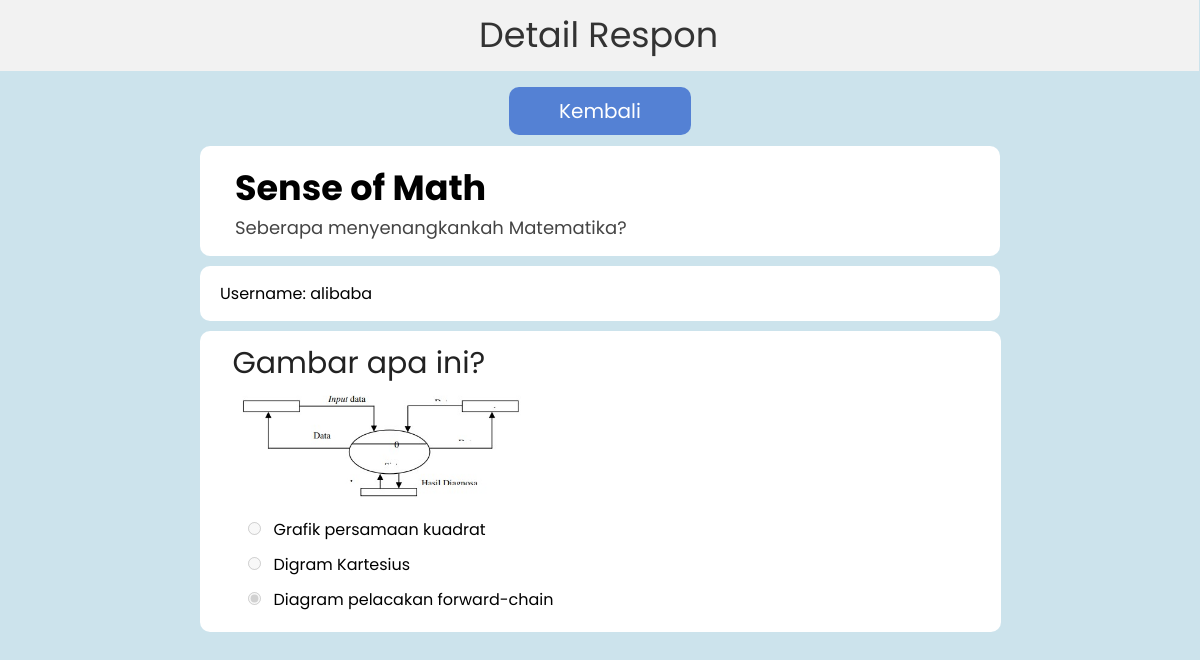
Screenshot of /detail.php?id=18&sid=63 with the database file from the repository.
### tables this page shows
CREATE TABLE `surveys` (
  `id` int(11) NOT NULL AUTO_INCREMENT,
  `user_id` int(11) DEFAULT NULL,
  `title` varchar(100) DEFAULT NULL,
  `description` varchar(500) DEFAULT NULL,
  PRIMARY KEY (`id`),
  KEY `user_id` (`user_id`),
  CONSTRAINT `surveys_ibfk_1` FOREIGN KEY (`user_id`) REFERENCES `users` (`id`)
);

CREATE TABLE `responses` (
  `id` int(11) NOT NULL AUTO_INCREMENT,
  `survey_id` int(11) DEFAULT NULL,
  `username` varchar(100) DEFAULT NULL,
  PRIMARY KEY (`id`),
  KEY `responses_ibfk_1` (`survey_id`),
  CONSTRAINT `responses_ibfk_1` FOREIGN KEY (`survey_id`) REFERENCES `surveys` (`id`) ON DELETE CASCADE
);

CREATE TABLE `questions` (
  `id` int(11) NOT NULL AUTO_INCREMENT,
  `survey_id` int(11) DEFAULT NULL,
  `question` varchar(500) DEFAULT NULL,
  `answer_type` varchar(100) DEFAULT NULL,
  `image` varchar(100) DEFAULT NULL,
  PRIMARY KEY (`id`),
  KEY `questions_ibfk_1` (`survey_id`),
  CONSTRAINT `questions_ibfk_1` FOREIGN KEY (`survey_id`) REFERENCES `surveys` (`id`) ON DELETE CASCADE
);

CREATE TABLE `answer_options` (
  `id` int(11) NOT NULL AUTO_INCREMENT,
  `question_id` int(11) DEFAULT NULL,
  `option` varchar(100) DEFAULT NULL,
  PRIMARY KEY (`id`),
  KEY `answer_options_ibfk_1` (`question_id`),
  CONSTRAINT `answer_options_ibfk_1` FOREIGN KEY (`question_id`) REFERENCES `questions` (`id`) ON DELETE CASCADE
);

### functions.php (called while the page is built, shortened)
<?php
$conn = mysqli_connect("localhost", "root", "", "survei_db");
function query($query) {
    global $conn;
    $result = mysqli_query($conn, $query);
    $rows = [];
    while ($row = mysqli_fetch_assoc($result)) {
        $rows[] = $row;
    }
    return $rows;
}
?>

### detail.php (the view, shortened to what this page needs)
<?php
require "functions.php";
$responseId = $_GET["id"];
$surveyId = $_GET["sid"];
$survey = query("SELECT * FROM surveys WHERE id = $surveyId")[0];
$responden = query("SELECT * FROM responses WHERE id = $responseId")[0];
$questions = query(("SELECT * FROM questions WHERE survey_id = $surveyId"));
$responsesAndAnswers = query("SELECT * FROM responses JOIN answers ON answers.response_id = responses.id WHERE responses.id = $responseId");
$jawabanNo = 0;
?>
<!DOCTYPE html>
<html lang="en">
<head>
    <link rel="stylesheet" type="text/css" href="style.css">
</head>
<body>
    <div class="header">
        <a class="header-judul">Detail Respon</a>
    </div>
    <div class="kontainer-home">
        <a href="response.php?id=<?= $surveyId; ?>" class="btn-basic">Kembali</a>
    </div>
    <div class="kontainer-title">
        <a class="teks-judulfill"><?= $survey["title"]; ?></a> <br>
        <a class="teks-deskfill"><?= $survey["description"]; ?></a>
    </div>
    <div class="kontainer-title">
        <a>Username: <?= $responden["username"]; ?></a>
    </div>
    <?php foreach ($questions as $row): ?>
        <div class="kontainer-surveijawab">
            <a class="teks-pertanyaan"><?= $row["question"]; ?></a> <br>
            <?php
                if ($row["image"] != "") {
            ?>
                    <div>
                        <img src="img/<?= $row["image"]; ?>" alt="" width="300">
                    </div>
            <?php
                }
            ?>
            <?php
                $questionId = $row["id"];
                $shortAnswers = query("SELECT * FROM answer_short WHERE question_id = $questionId");
                $optionAnswers = query("SELECT * FROM answer_options WHERE question_id = $questionId");
                if (count($shortAnswers) != 0) {
            ?>
                   <a class="teks-jawabanshort"><?= $responsesAndAnswers[$jawabanNo]["answer"]; ?></a>
            <?php
                }
                else if (count($optionAnswers) != 0) {
                    foreach ($optionAnswers as $x) {
                        if ($x["option"] == $responsesAndAnswers[$jawabanNo]["answer"]) {
            ?>
                            <span><input type="radio" class="answer-choice-button" name="option" value="<?= $x["option"]; ?>" disabled checked><a class="teks-opsi"><?= $x["option"]; ?></a></span>
            <?php
                        } else {
            ?>
                            <input type="radio" class="answer-choice-button" name="option" value="<?= $x["option"]; ?>" disabled><a class="teks-opsi"><?= $x["option"]; ?></a>
            <?php
                        }
            ?>
                        <br>
            <?php
                    }
                }
                $jawabanNo++;
            ?>
        </div>
    <?php endforeach; ?>
</body>
</html>

### style.css (style rules this page uses)
body { background-color: #cce3ec; font-family: 'Poppins', sans-serif; }
.header { background-color: #f2f2f2; padding: 10px; margin-top: -10px; margin-left: -10px; margin-right: -7px; text-align: center; margin-bottom: 5px; }
.header-judul { font-size: 35px; color: #333; }
.btn-basic { padding: 10px 50px; font-size: 20px; border: 0px; border-radius: 10px; background-color:rgb(84, 129, 212); color: #fff; text-align: center; cursor: pointer; text-decoration: none; }
.answer-choice-button { margin-top: 15px; margin-left: 15px; margin-bottom: 5px; }
.kontainer-home { width: 800px; margin: auto; padding-block: 20px; text-align: center; }
.kontainer-title { width: 760px; margin: auto; background-color: #ffffff; padding-block: 15px; padding-inline: 20px; border-radius: 10px; margin-bottom: 10px; }
.teks-judulfill { font-size: 35px; font-weight: bold; padding-inline: 15px; }
.teks-deskfill { font-size: 18px; color:#444; padding-inline: 15px; }
.kontainer-surveijawab { width: 735px; margin: auto; padding-top: 10px; padding-bottom: 20px; padding-inline: 33px; background-color: #ffffff; border-radius: 10px; margin-bottom: 10px; }
.teks-pertanyaan { font-size: 30px; color: #222; }
.teks-opsi { margin-left: 10px; }

### rows the page displays
surveys: title "Sense of Math", description "Seberapa menyenangkankah Matematika?"
responses: username "alibaba"
questions: question "Gambar apa ini?", image (picture)
answer_options: option "Grafik persamaan kuadrat"
answer_options: option "Digram Kartesius"
answer_options: option "Diagram pelacakan forward-chain"
